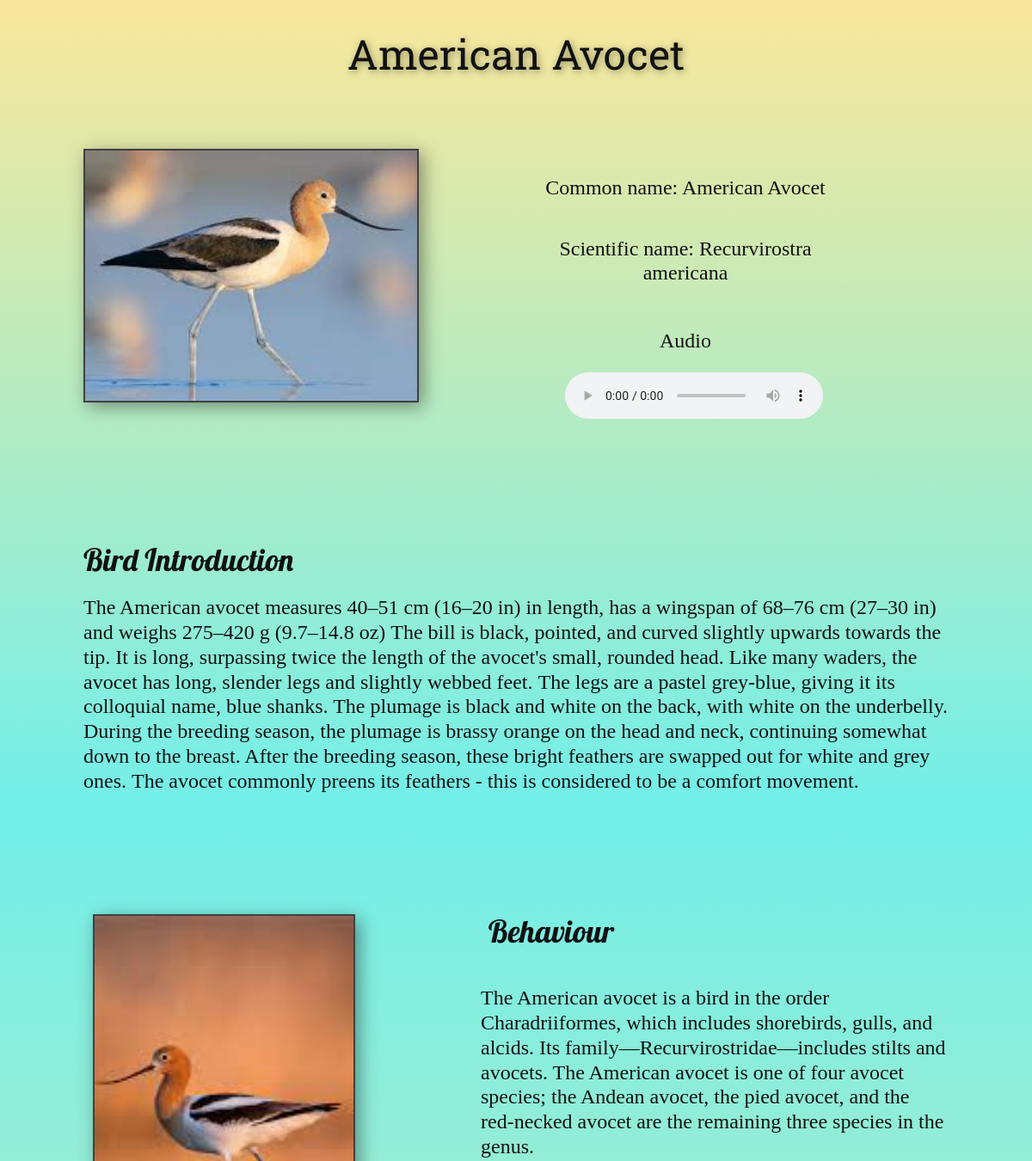
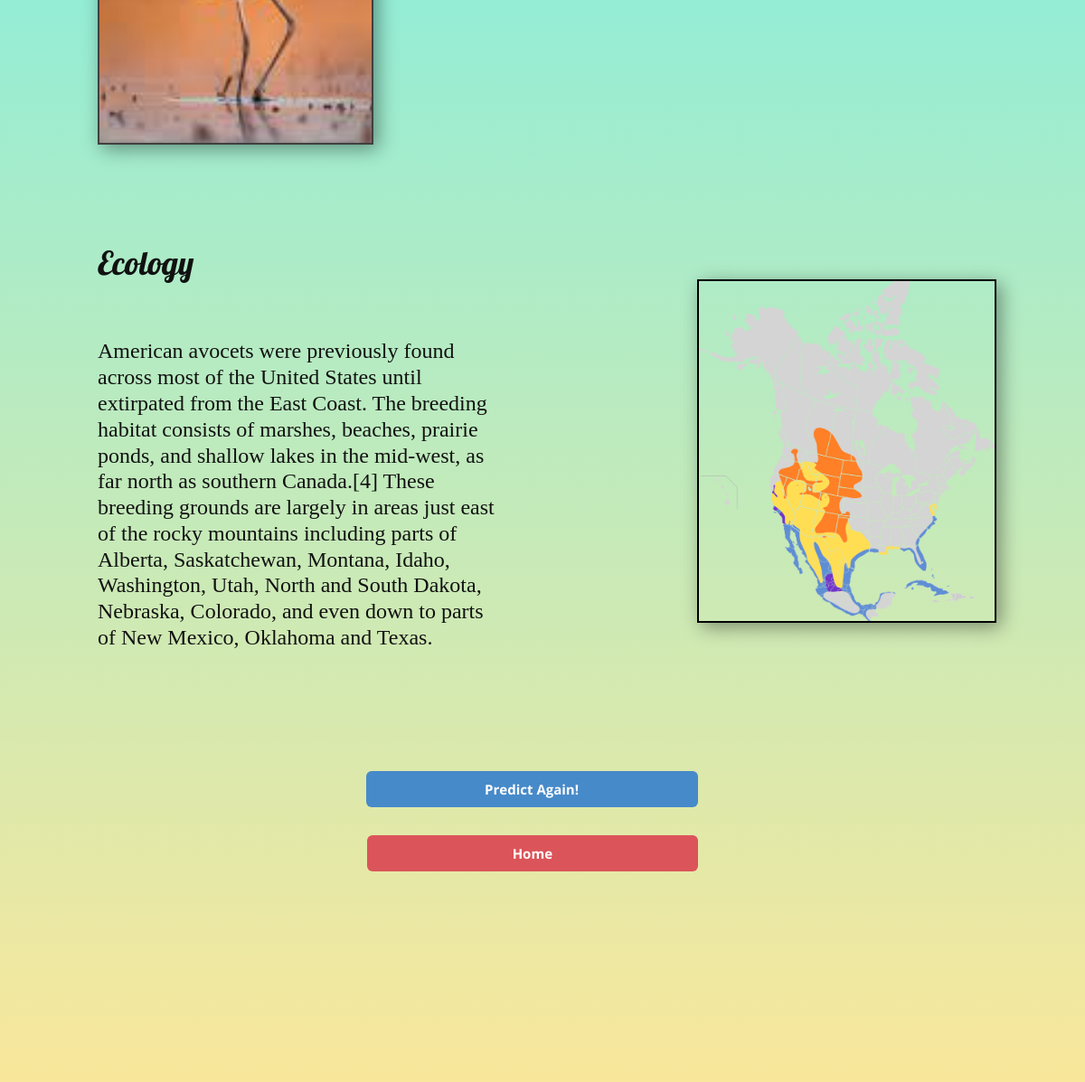
Screenshot of /result/AMERICAN-AVOCET with the database file from the repository (2 pictures, top to bottom).
### FindBird/models.py (models this page shows, shortened)
class Bird(models.Model):
    bird_id = models.IntegerField(primary_key= True)
    slug = models.CharField(max_length=50)
    search_name = models.CharField(max_length=50, default="")
    Original_Name = models.CharField(max_length=50)
    Biological_Name = models.CharField(max_length=50)
    paragraph = models.TextField(default=None)
    paragraph2 = models.TextField(default=None)
    paragraph3 = models.TextField(default=None)
    image1 = models.ImageField(upload_to="FindBird/image1", default="")
    image2 = models.ImageField(upload_to="FindBird/image2", default="")
    map1 = models.ImageField(upload_to="FindBird/map", default="")
    record = models.FileField(upload_to="FindBird/audio", default="")

### FindBird/views.py (the view)
# urls.py: path('result/<str:slug>', views.result, name="ResultPage"),
def result(request, slug):
    obj = Bird.objects.filter(slug=slug)
    return render(request, 'FindBird/Result3.html', {'i' : obj[0]})

### templates/FindBird/Result3.html (shortened to what this page needs)
{% load static %}
<!DOCTYPE html>
<html style="font-size: 16px;">
  <head>
    <link rel="stylesheet" href="{% static 'css/Result_sheet.css' %}" media="screen">
<link rel="stylesheet" href="{% static 'css/Result.css' %}" media="screen">
  </head>
  <body class="u-body">
    <section class="u-align-left u-clearfix u-gradient u-section-1" id="sec-67e6">
      <div class="u-clearfix u-sheet u-sheet-1">
        <h1 class="u-align-center u-custom-font u-font-roboto-slab u-text u-text-1" data-animation-name="zoomIn" data-animation-duration="1000" data-animation-delay="0" data-animation-direction="">{{i.Original_Name}}</h1>
        <img src="/media/{{i.image1}}" alt="" class="u-border-2 u-border-grey-75 u-image u-image-default u-image-1" data-image-width="1000" data-image-height="667">
        <h4 class="u-align-center u-custom-font u-font-georgia u-text u-text-2">Common name: {{i.Original_Name}}</h4>
        <h4 class="u-align-center u-custom-font u-font-georgia u-text u-text-3">Scientific name: {{i.Biological_Name}}</h4>
        <h4 class="u-align-center u-custom-font u-font-georgia u-text u-text-4">Audio</h4>
        <div class="u-clearfix u-custom-html u-custom-html-1">
          <audio controls="">
            <source src="/media/{{i.record}}">
          </audio>
        </div>
        <h2 class="u-align-left u-custom-font u-font-lobster u-text u-text-5">Bird Introduction</h2>
        <h4 class="u-align-left u-custom-font u-font-georgia u-text u-text-6">{{i.paragraph}}
        </h4>
      </div>
    </section>
    <section class="u-clearfix u-gradient u-section-2" id="sec-f639">
      <div class="u-clearfix u-sheet u-sheet-1">
        <h2 class="u-align-center u-custom-font u-font-lobster u-text u-text-1">&nbsp;Behaviour </h2>
        <img src="/media/{{i.image2}}" alt="" class="u-border-2 u-border-grey-75 u-image u-image-default u-image-1" data-image-width="1000" data-image-height="667">
        <h4 class="u-custom-font u-font-georgia u-text u-text-2">{{i.paragraph2}}
        </h4>
        <h2 class="u-custom-font u-font-lobster u-text u-text-3">Ecology </h2>
        <h4 class="u-custom-font u-font-georgia u-text u-text-4">{{i.paragraph3}}</h4>
        <img src="/media/{{i.map1}}" alt="" class="u-border-2 u-border-black u-image u-image-default u-image-2" data-image-width="1000" data-image-height="667">
        <a href="{% url 'submit' %}" class="u-btn u-btn-round u-button-style u-hover-palette-1-light-1 u-palette-1-base u-radius-6 u-btn-1">Predict Again!</a>
        <a href="{% url 'IndexPage' %}" class="u-align-center u-btn u-btn-round u-button-style u-hover-palette-2-light-1 u-palette-2-base u-radius-6 u-btn-2">Home</a>
      </div>
    </section>
  </body>
</html>

### static/css/Result.css (style rules this page uses)
.u-section-1 { background-image: linear-gradient(#f9e79b, #72efe9); }
.u-section-1 .u-sheet-1 { min-height: 878px; }
.u-section-1 .u-text-1 { width: 822px; text-shadow: 2px 2px 8px rgba(0,0,0,0.4); animation-duration: 1000ms; margin: 37px auto 0; }
.u-section-1 .u-image-1 { width: 390px; height: 295px; box-shadow: 5px 5px 20px 0 rgba(0,0,0,0.4); margin: 83px auto 0 67px; }
.u-section-1 .u-text-2 { margin: -264px 176px 0 570px; }
.u-section-1 .u-text-3 { margin: 42px 176px 0 570px; }
.u-section-1 .u-text-4 { margin: 50px 176px 0 570px; }
.u-section-1 .u-custom-html-1 { min-height: 39px; margin: 22px 214px 0 627px; }
.u-section-1 .u-text-5 { margin: 136px 671px 0 67px; }
.u-section-1 .u-text-6 { margin: 22px 67px 17px; }
.u-section-2 { background-image: linear-gradient(#72efe9, #f9e79b); }
.u-section-2 .u-sheet-1 { min-height: 1607px; }
.u-section-2 .u-text-1 { font-size: 2.25rem; margin: 123px 455px 0 529px; }
.u-section-2 .u-image-1 { width: 305px; height: 447px; box-shadow: 5px 5px 20px 0 rgba(0,0,0,0.4); margin: -39px auto 0 78px; }
.u-section-2 .u-text-2 { margin: -364px 68px 0 529px; }
.u-section-2 .u-text-3 { margin: 273px 793px 0 78px; }
.u-section-2 .u-text-4 { margin: 64px 617px 0 78px; }
.u-section-2 .u-image-2 { width: 331px; height: 380px; box-shadow: 5px 5px 20px 0 rgba(0,0,0,0.4); margin: -411px 68px 0 auto; }
.u-section-2 .u-btn-1 { border-style: none; font-weight: 700; font-size: 0.9375rem; margin: 164px 398px 0 auto; padding: 8px 132px 8px 131px; }
.u-section-2 .u-btn-2 { border-style: none; font-weight: 700; font-size: 0.9375rem; background-image: none; margin: 31px 398px 60px auto; padding: 8px 161px; }

### rows the page displays
Bird: Original_Name "American Avocet", image1 (picture), Biological_Name "Recurvirostra americana", paragraph "The American avocet measures 40–51 cm (16–20 in) in length, has a wingspan of 68–76 cm (27–30 in) and weighs 275–420 g (9.7–14.8 oz) The bill is black, pointed, and curved slightly upwards towards the tip. It is long, surpassing twice the length of the avocet's small, rounded head. Like many waders, the avocet has long, slender legs and slightly webbed feet. The legs are a pastel grey-blue, giving it its colloquial name, blue shanks. The plumage is black and white on the back, with white on the underbelly. During the breeding season, the plumage is brassy orange on the head and neck, continuing somewhat down to the breast. After the breeding season, these bright feathers are swapped out for…", image2 (picture), paragraph2 "The American avocet is a bird in the order Charadriiformes, which includes shorebirds, gulls, and alcids. Its family—Recurvirostridae—includes stilts and avocets. The American avocet is one of four avocet species; the Andean avocet, the pied avocet, and the red-necked avocet are the remaining three species in the genus.", paragraph3 "American avocets were previously found across most of the United States until extirpated from the East Coast. The breeding habitat consists of marshes, beaches, prairie ponds, and shallow lakes in the mid-west, as far north as southern Canada.[4] These breeding grounds are largely in areas just east of the rocky mountains including parts of Alberta, Saskatchewan, Montana, Idaho, Washington, Utah, North and South Dakota, Nebraska, Colorado, and even down to parts of New Mexico, Oklahoma and Texas.", map1 (picture)
